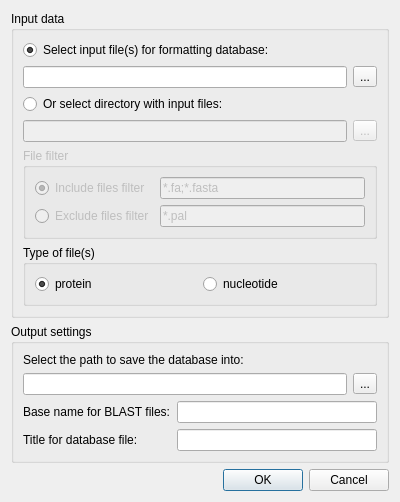
<?xml version="1.0" encoding="UTF-8"?>
<ui version="4.0">
 <class>FormatDBSupportRunDialog</class>
 <widget class="QDialog" name="FormatDBSupportRunDialog">
  <property name="geometry">
   <rect>
    <x>0</x>
    <y>0</y>
    <width>400</width>
    <height>455</height>
   </rect>
  </property>
  <property name="maximumSize">
   <size>
    <width>16777215</width>
    <height>523</height>
   </size>
  </property>
  <property name="windowTitle">
   <string>Format Database</string>
  </property>
  <layout class="QVBoxLayout" name="verticalLayout">
   <property name="sizeConstraint">
    <enum>QLayout::SetDefaultConstraint</enum>
   </property>
   <item>
    <widget class="QGroupBox" name="inputData">
     <property name="title">
      <string>Input data</string>
     </property>
     <layout class="QVBoxLayout" name="verticalLayout_2">
      <item>
       <widget class="QRadioButton" name="inputFilesRadioButton">
        <property name="text">
         <string>Select input file(s) for formatting database:</string>
        </property>
        <property name="checked">
         <bool>true</bool>
        </property>
       </widget>
      </item>
      <item>
       <layout class="QHBoxLayout" name="inputFilesLayout">
        <item>
         <widget class="QLineEdit" name="inputFilesLineEdit"/>
        </item>
        <item>
         <widget class="QToolButton" name="inputFilesToolButton">
          <property name="text">
           <string>...</string>
          </property>
         </widget>
        </item>
       </layout>
      </item>
      <item>
       <widget class="QRadioButton" name="inputDirRadioButton">
        <property name="text">
         <string>Or select directory with input files:</string>
        </property>
       </widget>
      </item>
      <item>
       <layout class="QHBoxLayout" name="inputFilesLayout_2">
        <item>
         <widget class="QLineEdit" name="inputDirLineEdit">
          <property name="enabled">
           <bool>false</bool>
          </property>
         </widget>
        </item>
        <item>
         <widget class="QToolButton" name="inputDirToolButton">
          <property name="enabled">
           <bool>false</bool>
          </property>
          <property name="text">
           <string>...</string>
          </property>
         </widget>
        </item>
       </layout>
      </item>
      <item>
       <widget class="QGroupBox" name="filterGroupBox">
        <property name="enabled">
         <bool>false</bool>
        </property>
        <property name="title">
         <string>File filter</string>
        </property>
        <layout class="QVBoxLayout" name="verticalLayout_4">
         <item>
          <layout class="QGridLayout" name="gridLayout_2">
           <item row="0" column="0">
            <widget class="QRadioButton" name="includeFilterRadioButton">
             <property name="text">
              <string>Include files filter</string>
             </property>
             <property name="checked">
              <bool>true</bool>
             </property>
            </widget>
           </item>
           <item row="0" column="1">
            <widget class="QLineEdit" name="includeFFLineEdit">
             <property name="text">
              <string>*.fa;*.fasta</string>
             </property>
            </widget>
           </item>
           <item row="1" column="0">
            <widget class="QRadioButton" name="excludeFilterRadioButton">
             <property name="text">
              <string>Exclude files filter</string>
             </property>
            </widget>
           </item>
           <item row="1" column="1">
            <widget class="QLineEdit" name="excludeFFLineEdit">
             <property name="enabled">
              <bool>false</bool>
             </property>
             <property name="text">
              <string>*.pal</string>
             </property>
            </widget>
           </item>
          </layout>
         </item>
        </layout>
       </widget>
      </item>
      <item>
       <widget class="QGroupBox" name="groupBox">
        <property name="title">
         <string>Type of file(s)</string>
        </property>
        <layout class="QHBoxLayout" name="horizontalLayout">
         <item>
          <widget class="QRadioButton" name="proteinTypeRadioButton">
           <property name="text">
            <string>protein</string>
           </property>
           <property name="checked">
            <bool>true</bool>
           </property>
          </widget>
         </item>
         <item>
          <widget class="QRadioButton" name="nucleotideTypeRadioButton">
           <property name="text">
            <string>nucleotide</string>
           </property>
          </widget>
         </item>
        </layout>
       </widget>
      </item>
     </layout>
    </widget>
   </item>
   <item>
    <widget class="QGroupBox" name="outputData">
     <property name="title">
      <string>Output settings</string>
     </property>
     <layout class="QVBoxLayout" name="verticalLayout_3">
      <item>
       <widget class="QLabel" name="label_2">
        <property name="text">
         <string>Select the path to save the database into:</string>
        </property>
       </widget>
      </item>
      <item>
       <layout class="QHBoxLayout" name="databasePathLayout">
        <item>
         <widget class="QLineEdit" name="databasePathLineEdit"/>
        </item>
        <item>
         <widget class="QToolButton" name="databasePathToolButton">
          <property name="text">
           <string>...</string>
          </property>
         </widget>
        </item>
       </layout>
      </item>
      <item>
       <layout class="QGridLayout" name="gridLayout">
        <item row="0" column="0">
         <widget class="QLabel" name="label_3">
          <property name="text">
           <string>Base name for BLAST files:</string>
          </property>
         </widget>
        </item>
        <item row="0" column="1">
         <widget class="QLineEdit" name="baseNamelineEdit"/>
        </item>
        <item row="1" column="0">
         <widget class="QLabel" name="label_4">
          <property name="text">
           <string>Title for database file:</string>
          </property>
         </widget>
        </item>
        <item row="1" column="1">
         <widget class="QLineEdit" name="databaseTitleLineEdit"/>
        </item>
       </layout>
      </item>
     </layout>
    </widget>
   </item>
   <item>
    <widget class="QDialogButtonBox" name="buttonBox">
     <property name="standardButtons">
      <set>QDialogButtonBox::Cancel|QDialogButtonBox::Ok</set>
     </property>
    </widget>
   </item>
  </layout>
 </widget>
 <resources/>
 <connections>
  <connection>
   <sender>inputDirRadioButton</sender>
   <signal>toggled(bool)</signal>
   <receiver>inputDirLineEdit</receiver>
   <slot>setEnabled(bool)</slot>
   <hints>
    <hint type="sourcelabel">
     <x>199</x>
     <y>79</y>
    </hint>
    <hint type="destinationlabel">
     <x>183</x>
     <y>109</y>
    </hint>
   </hints>
  </connection>
  <connection>
   <sender>inputDirRadioButton</sender>
   <signal>toggled(bool)</signal>
   <receiver>inputDirToolButton</receiver>
   <slot>setEnabled(bool)</slot>
   <hints>
    <hint type="sourcelabel">
     <x>199</x>
     <y>79</y>
    </hint>
    <hint type="destinationlabel">
     <x>376</x>
     <y>109</y>
    </hint>
   </hints>
  </connection>
  <connection>
   <sender>inputFilesRadioButton</sender>
   <signal>toggled(bool)</signal>
   <receiver>inputFilesLineEdit</receiver>
   <slot>setEnabled(bool)</slot>
   <hints>
    <hint type="sourcelabel">
     <x>199</x>
     <y>19</y>
    </hint>
    <hint type="destinationlabel">
     <x>183</x>
     <y>49</y>
    </hint>
   </hints>
  </connection>
  <connection>
   <sender>inputFilesRadioButton</sender>
   <signal>toggled(bool)</signal>
   <receiver>inputFilesToolButton</receiver>
   <slot>setEnabled(bool)</slot>
   <hints>
    <hint type="sourcelabel">
     <x>199</x>
     <y>19</y>
    </hint>
    <hint type="destinationlabel">
     <x>376</x>
     <y>49</y>
    </hint>
   </hints>
  </connection>
  <connection>
   <sender>inputDirRadioButton</sender>
   <signal>toggled(bool)</signal>
   <receiver>filterGroupBox</receiver>
   <slot>setEnabled(bool)</slot>
   <hints>
    <hint type="sourcelabel">
     <x>199</x>
     <y>105</y>
    </hint>
    <hint type="destinationlabel">
     <x>199</x>
     <y>202</y>
    </hint>
   </hints>
  </connection>
  <connection>
   <sender>includeFilterRadioButton</sender>
   <signal>toggled(bool)</signal>
   <receiver>includeFFLineEdit</receiver>
   <slot>setEnabled(bool)</slot>
   <hints>
    <hint type="sourcelabel">
     <x>97</x>
     <y>194</y>
    </hint>
    <hint type="destinationlabel">
     <x>268</x>
     <y>194</y>
    </hint>
   </hints>
  </connection>
  <connection>
   <sender>excludeFilterRadioButton</sender>
   <signal>toggled(bool)</signal>
   <receiver>excludeFFLineEdit</receiver>
   <slot>setEnabled(bool)</slot>
   <hints>
    <hint type="sourcelabel">
     <x>97</x>
     <y>225</y>
    </hint>
    <hint type="destinationlabel">
     <x>268</x>
     <y>225</y>
    </hint>
   </hints>
  </connection>
 </connections>
</ui>
